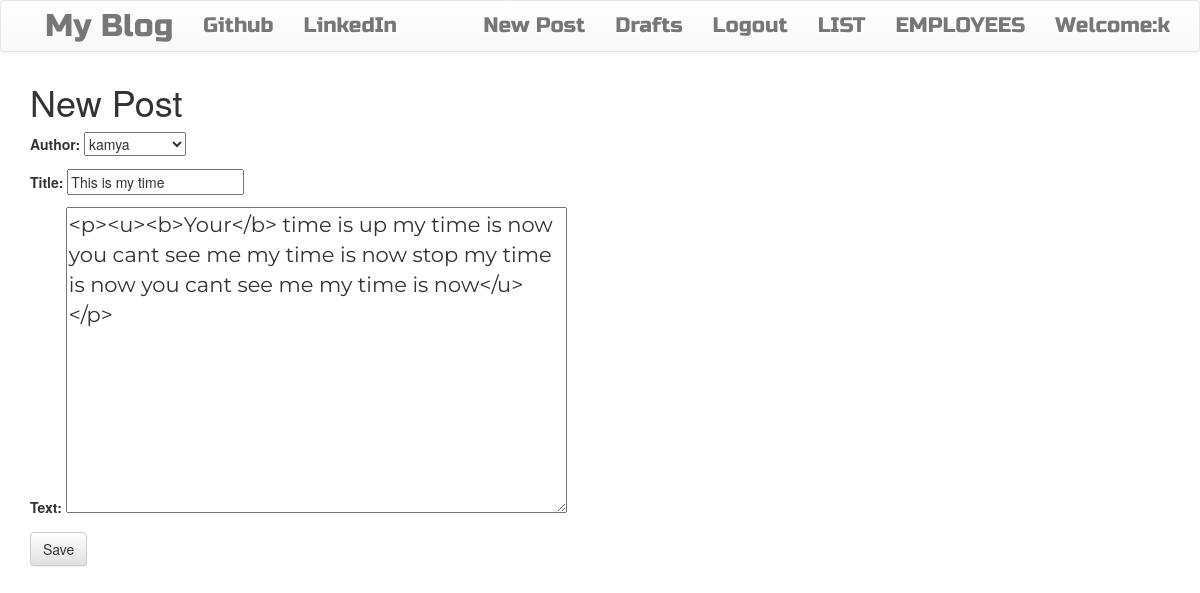
The page /post/9/edit/ (signed in) on the database its author committed.
### blogapp/models.py (models this page shows, shortened)
class Post(models.Model):
    author = models.ForeignKey('auth.User', on_delete=models.PROTECT)
    title = models.CharField(max_length=200)
    text=models.TextField()
    create_date = models.DateTimeField(default=timezone.now())
    published_date=models.DateTimeField(blank=True, null=True)

### blogapp/views.py (the view)
# urls.py: url(r'^post/(?P<pk>\d+)/edit/$', views.UpdatePostView.as_view(), name='updatePost'),
class UpdatePostView(LoginRequiredMixin, UpdateView):
    login_url = '/login/'
    redirect_field_name = 'blogapp/post_detail.html'
    form_class = PostForm
    model = Post

### blogapp/forms.py
class PostForm(forms.ModelForm):
    class Meta:
        model = Post
        fields = ('author', 'title', 'text')
        widgets = {
            'title': forms.TextInput(attrs={'class': 'textinputclass'}),
            'text': forms.Textarea(attrs={'class': 'editable media-editor-textarea postcontent'})
        }

### blogapp/templates/blogapp/post_form.html (shortened to what this page needs)
{%extends "blogapp/base.html"%}
{%block body_block%}
<h1>New Post</h1>
<form class="post-form" method="post">
    {{form.as_p}}
    <button type="submit" class="save btn btn-default">Save</button>
</form>
{%endblock%}

### blogapp/templates/blogapp/base.html (shortened to what this page needs)
<!DOCTYPE html>
<html lang="en">
{% load staticfiles %}
<head>
    <link href="https://maxcdn.bootstrapcdn.com/bootstrap/3.3.7/css/bootstrap.min.css"
 rel="stylesheet"/>
        <link rel="stylesheet" href="https://maxcdn.bootstrapcdn.com/bootstrap/3.3.7/css/bootstrap-theme.min.css">
        <link rel="stylesheet" href="//cdn.jsdelivr.net/medium-editor/latest/css/medium-editor.min.css" type="text/css" media="screen" charset="utf-8">
        <link rel="stylesheet" href="{% static 'css/blog.css' %}">
</head>
<body>
<nav class="navbar navbar-default techfont custom-navbar">
    <div class="container">
        <ul class="nav navbar-nav">
            <li><a class="navbar-branf bigbrand" href="{%url 'blogapp:post_list'%}">My Blog</a></li>
            <li><a class="navbar-link" href="http://www.github.com">Github</a></li>
            <li><a class="navbar-link" href="http://www.linkedin.com">LinkedIn</a></li>
        </ul>
        <ul class="nav navbar-nav navbar-right">
            {% if user.is_authenticated%}
            <li><a href="{%url 'blogapp:create_post'%}">New Post</a></li>
            <li><a href="{% url 'blogapp:post_draft_view'%}">Drafts</a> </li>
            <li><a href="{%url 'logout' %}">Logout</a></li>
                 <li><a href="{%url 'blogapp:POST-LIST'%}">LIST</a></li>
            <li><a href="{%url 'blogapp:employeelist'%}">EMPLOYEES</a></li>
            <li><a>Welcome:{{user.username}}</a></li>
            {%else%}
            <li><a href="{%url 'login_page'%}"><span class="glyphicon glyphicon-user"></span>user_login</a> </li>
            <li><a href="{%url 'blogapp:Register_Here'%}">Register</a></li>
            <li><a href="{%url 'blogapp:POST-LIST'%}">LIST</a></li>
            <li><a href="{%url 'blogapp:employeelist'%}">EMPLOYEES</a></li>
            {%endif%}
        </ul>
    </div>
</nav>
<div class="content container">
    <div class="row">
        <div class="col-md-8">
            <div class="blog-posts">
                {%block body_block%}
                {%endblock%}
            </div>
        </div>
    </div>
</div>
</body>
</html>

### static/css/blog.css (style rules this page uses)
.techfont { font-family: 'Russo One', sans-serif; font-size: 1.5em; margin-bottom: 10px; }
.postcontent { font-family: 'Montserrat'; font-size: 1.5em; }
.bigbrand { font-size: 1.5em; }

### rows shown on the page
Post: author "kamya", title "This is my time", text "<p><u><b>Your</b> time is up my time is now you cant see me my time is now stop my time is now you cant see me my time is now</u></p>"

### other values the page prints
{{ user.username }} "k"
